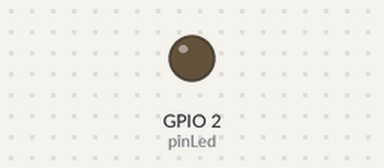
Recording of a sketch running on a simulated ESP8266 (NodeMCU). Parts: output pins drawn as LEDs (lit = HIGH). WiFi joins after 1.5 s; servers stay silent unless stated; what the sketch prints to the serial monitor is not drawn.

Above: at 0.0 s.
At 1.5 s:
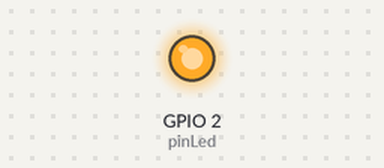
Timing chart, 0 to 3.1 s (numbered marks = the images above):
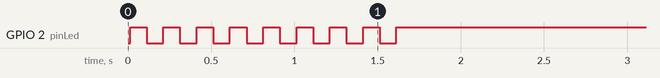

The sketch:

iot_domestico.ino
```cpp
#include <ESP8266WiFi.h>
#include <ESP8266WebServer.h>
#include <ESP8266mDNS.h>
//const char* ssid = "HOY_NO";
//const char* pass = "a2h0o1r7a";

ESP8266WebServer server;
MDNSResponder mdns;

const char* ssid = "Tesalia-AP";
const char* pass = "contrasena";
const uint8_t pinLed = 2;

void setup() {
	pinMode(pinLed, OUTPUT);
	Serial.begin(115200); //se inicializa el puerto serial
	delay(10);

	Serial.println();
	Serial.println();
	Serial.print("Conectando con ");
	Serial.println(ssid);

	WiFi.begin(ssid, pass); //se inicializa el objeto que controlará las funciones wifi

	while(WiFi.status() != WL_CONNECTED){
		Serial.print(".");
		digitalWrite(pinLed, 1);
		delay(100);
		digitalWrite(pinLed, 0);
		delay(100);
	}

	digitalWrite(pinLed, 1);
	Serial.println();
	Serial.println("WiFi conectado");
	Serial.print("Dirección IP: ");
	Serial.println(WiFi.localIP());
	if(mdns.begin("esp8266",WiFi.localIP())){
		Serial.println("MDNSResponder iniciado...");
	}

	mdns.addService("http","tcp", 80);

	server.on("/",[](){
		IPAddress ip = WiFi.localIP();
		String strIP = String(ip[0])+'.'+String(ip[1])+'.'+String(ip[2])+'.'+String(ip[3]);
		server.send(200,"text/html","Hola desde: " + strIP);
	});
	server.on("/toggle",[](){toggleLED();server.send(200);});
	server.begin();

}

void loop(){
	server.handleClient();
}

void toggleLED(){
	digitalWrite(pinLed,!digitalRead(pinLed));
}
```
